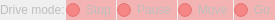
    <widget class="QWidget" name="spmgSetup" native="true">
     <property name="enabled">
      <bool>false</bool>
     </property>
     <property name="sizePolicy">
      <sizepolicy hsizetype="Minimum" vsizetype="Fixed">
       <horstretch>0</horstretch>
       <verstretch>0</verstretch>
      </sizepolicy>
     </property>
     <property name="visible">
      <bool>true</bool>
     </property>
     <layout class="QHBoxLayout" name="horizontalLayout_2">
      <property name="spacing">
       <number>1</number>
      </property>
      <property name="sizeConstraint">
       <enum>QLayout::SetMinAndMaxSize</enum>
      </property>
      <property name="leftMargin">
       <number>0</number>
      </property>
      <property name="topMargin">
       <number>0</number>
      </property>
      <property name="rightMargin">
       <number>0</number>
      </property>
      <property name="bottomMargin">
       <number>0</number>
      </property>
      <item>
       <widget class="QLabel" name="label_34">
        <property name="sizePolicy">
         <sizepolicy hsizetype="Fixed" vsizetype="Fixed">
          <horstretch>0</horstretch>
          <verstretch>0</verstretch>
         </sizepolicy>
        </property>
        <property name="text">
         <string>Drive mode:</string>
        </property>
       </widget>
      </item>
      <item>
       <widget class="QRadioButton" name="Spmg">
        <property name="sizePolicy">
         <sizepolicy hsizetype="Minimum" vsizetype="Fixed">
          <horstretch>0</horstretch>
          <verstretch>0</verstretch>
         </sizepolicy>
        </property>
        <property name="toolTip">
         <string>Stop the motor and forget the destination. The motor will not move while in this mode.</string>
        </property>
        <property name="styleSheet">
         <string notr="true">background-color: rgba(255, 0, 0,64);</string>
        </property>
        <property name="text">
         <string>Stop</string>
        </property>
        <attribute name="buttonGroup">
         <string notr="true">spmgGroup</string>
        </attribute>
       </widget>
      </item>
      <item>
       <widget class="QRadioButton" name="sPmg">
        <property name="sizePolicy">
         <sizepolicy hsizetype="Minimum" vsizetype="Fixed">
          <horstretch>0</horstretch>
          <verstretch>0</verstretch>
         </sizepolicy>
        </property>
        <property name="toolTip">
         <string>Stops the motion, but does not reset the destination: you can continue going switching to &quot;Move&quot; or &quot;Go&quot; modes. The motor will not move while in this mode.</string>
        </property>
        <property name="styleSheet">
         <string notr="true">background-color: rgba(255, 0, 0,64);</string>
        </property>
        <property name="text">
         <string>Pause</string>
        </property>
        <attribute name="buttonGroup">
         <string notr="true">spmgGroup</string>
        </attribute>
       </widget>
      </item>
      <item>
       <widget class="QRadioButton" name="spMg">
        <property name="sizePolicy">
         <sizepolicy hsizetype="Minimum" vsizetype="Fixed">
          <horstretch>0</horstretch>
          <verstretch>0</verstretch>
         </sizepolicy>
        </property>
        <property name="toolTip">
         <string>The motor will reset to &quot;Pause&quot; when a motion completes. This behavior supports users who want a motor to sit still until they say &quot;Move&quot;, no matter what changes occur in the drive fields.</string>
        </property>
        <property name="styleSheet">
         <string notr="true">background-color: rgba(255, 0, 0,64);</string>
        </property>
        <property name="text">
         <string>Move</string>
        </property>
        <attribute name="buttonGroup">
         <string notr="true">spmgGroup</string>
        </attribute>
       </widget>
      </item>
      <item>
       <widget class="QRadioButton" name="spmG">
        <property name="sizePolicy">
         <sizepolicy hsizetype="Minimum" vsizetype="Fixed">
          <horstretch>0</horstretch>
          <verstretch>0</verstretch>
         </sizepolicy>
        </property>
        <property name="toolTip">
         <string>Normal motion mode.</string>
        </property>
        <property name="styleSheet">
         <string notr="true">background-color: rgba(255, 0, 0,64);</string>
        </property>
        <property name="text">
         <string>Go</string>
        </property>
        <attribute name="buttonGroup">
         <string notr="true">spmgGroup</string>
        </attribute>
       </widget>
      </item>
     </layout>
    </widget>
